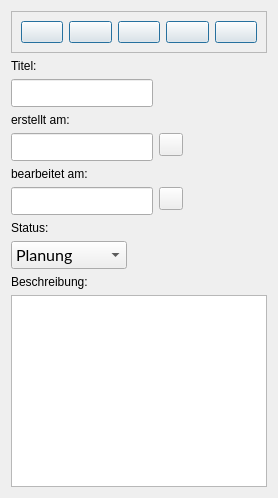
             <widget class="QWidget" name="tabEditorStorylines">
              <attribute name="title">
               <string>Handlungsstränge</string>
              </attribute>
              <layout class="QFormLayout" name="formLayout_18">
               <item row="0" column="0" colspan="2">
                <widget class="QFrame" name="toolbarEditorStorylines">
                 <property name="sizePolicy">
                  <sizepolicy hsizetype="Expanding" vsizetype="Expanding">
                   <horstretch>0</horstretch>
                   <verstretch>0</verstretch>
                  </sizepolicy>
                 </property>
                 <property name="frameShape">
                  <enum>QFrame::Shape::StyledPanel</enum>
                 </property>
                 <property name="frameShadow">
                  <enum>QFrame::Shadow::Raised</enum>
                 </property>
                 <layout class="QHBoxLayout" name="horizontalLayout_15">
                  <item>
                   <widget class="QPushButton" name="newBtnEditorStoryline">
                    <property name="cursor">
                     <cursorShape>PointingHandCursor</cursorShape>
                    </property>
                    <property name="toolTip">
                     <string>Einen neuen Datensatz erstellen</string>
                    </property>
                    <property name="text">
                     <string/>
                    </property>
                    <property name="icon">
                     <iconset theme="document-new"/>
                    </property>
                    <property name="iconSize">
                     <size>
                      <width>32</width>
                      <height>32</height>
                     </size>
                    </property>
                    <property name="default">
                     <bool>true</bool>
                    </property>
                    <property name="flat">
                     <bool>false</bool>
                    </property>
                   </widget>
                  </item>
                  <item>
                   <widget class="QPushButton" name="nextBtnEditorStoryline">
                    <property name="cursor">
                     <cursorShape>PointingHandCursor</cursorShape>
                    </property>
                    <property name="toolTip">
                     <string>Einen Datensatz vor</string>
                    </property>
                    <property name="text">
                     <string/>
                    </property>
                    <property name="icon">
                     <iconset theme="go-next"/>
                    </property>
                    <property name="iconSize">
                     <size>
                      <width>32</width>
                      <height>32</height>
                     </size>
                    </property>
                    <property name="default">
                     <bool>true</bool>
                    </property>
                    <property name="flat">
                     <bool>false</bool>
                    </property>
                   </widget>
                  </item>
                  <item>
                   <widget class="QPushButton" name="previousBtnEditorStoryline">
                    <property name="cursor">
                     <cursorShape>PointingHandCursor</cursorShape>
                    </property>
                    <property name="toolTip">
                     <string>Einen Datensatz zurück</string>
                    </property>
                    <property name="text">
                     <string/>
                    </property>
                    <property name="icon">
                     <iconset theme="go-previous"/>
                    </property>
                    <property name="iconSize">
                     <size>
                      <width>32</width>
                      <height>32</height>
                     </size>
                    </property>
                    <property name="default">
                     <bool>true</bool>
                    </property>
                    <property name="flat">
                     <bool>false</bool>
                    </property>
                   </widget>
                  </item>
                  <item>
                   <widget class="QPushButton" name="deleteBtnEditorStoryline">
                    <property name="cursor">
                     <cursorShape>PointingHandCursor</cursorShape>
                    </property>
                    <property name="toolTip">
                     <string>Den aktuellen Datensatz löschen</string>
                    </property>
                    <property name="text">
                     <string/>
                    </property>
                    <property name="icon">
                     <iconset theme="user-trash"/>
                    </property>
                    <property name="iconSize">
                     <size>
                      <width>32</width>
                      <height>32</height>
                     </size>
                    </property>
                    <property name="default">
                     <bool>true</bool>
                    </property>
                    <property name="flat">
                     <bool>false</bool>
                    </property>
                   </widget>
                  </item>
                  <item>
                   <widget class="QPushButton" name="saveBtnEditorStoryline">
                    <property name="cursor">
                     <cursorShape>PointingHandCursor</cursorShape>
                    </property>
                    <property name="toolTip">
                     <string>Den aktuellen Datensatz speichern</string>
                    </property>
                    <property name="text">
                     <string/>
                    </property>
                    <property name="icon">
                     <iconset theme="document-save"/>
                    </property>
                    <property name="iconSize">
                     <size>
                      <width>32</width>
                      <height>32</height>
                     </size>
                    </property>
                    <property name="default">
                     <bool>true</bool>
                    </property>
                    <property name="flat">
                     <bool>false</bool>
                    </property>
                   </widget>
                  </item>
                 </layout>
                </widget>
               </item>
               <item row="1" column="0">
                <widget class="QLabel" name="labelEditorStorylineTitle">
                 <property name="text">
                  <string>Titel:</string>
                 </property>
                </widget>
               </item>
               <item row="2" column="0">
                <widget class="QLineEdit" name="lineEditEditorTitleStoryline">
                 <property name="font">
                  <font>
                   <family>Lato</family>
                   <pointsize>12</pointsize>
                   <bold>false</bold>
                   <stylestrategy>PreferAntialias</stylestrategy>
                   <kerning>true</kerning>
                  </font>
                 </property>
                </widget>
               </item>
               <item row="3" column="0">
                <widget class="QLabel" name="labelEditorStorylineCreated">
                 <property name="text">
                  <string>erstellt am:</string>
                 </property>
                </widget>
               </item>
               <item row="4" column="0">
                <widget class="QLineEdit" name="dateEditorStorylineCreated">
                 <property name="font">
                  <font>
                   <family>Lato</family>
                   <pointsize>12</pointsize>
                   <bold>false</bold>
                   <stylestrategy>PreferAntialias</stylestrategy>
                   <kerning>true</kerning>
                  </font>
                 </property>
                 <property name="inputMask">
                  <string/>
                 </property>
                 <property name="text">
                  <string/>
                 </property>
                 <property name="alignment">
                  <set>Qt::AlignmentFlag::AlignCenter</set>
                 </property>
                </widget>
               </item>
               <item row="4" column="1">
                <widget class="QToolButton" name="setDateEditorTodayStoryline_1">
                 <property name="cursor">
                  <cursorShape>PointingHandCursor</cursorShape>
                 </property>
                 <property name="toolTip">
                  <string>Verwende das aktuelle Datum</string>
                 </property>
                 <property name="text">
                  <string/>
                 </property>
                 <property name="icon">
                  <iconset theme="x-office-calendar"/>
                 </property>
                </widget>
               </item>
               <item row="5" column="0">
                <widget class="QLabel" name="labelEditorStorylineLastEdit">
                 <property name="text">
                  <string>bearbeitet am:</string>
                 </property>
                </widget>
               </item>
               <item row="6" column="0">
                <widget class="QLineEdit" name="dateEditorEditedStoryline">
                 <property name="font">
                  <font>
                   <family>Lato</family>
                   <pointsize>12</pointsize>
                   <bold>false</bold>
                   <stylestrategy>PreferAntialias</stylestrategy>
                   <kerning>true</kerning>
                  </font>
                 </property>
                 <property name="inputMask">
                  <string/>
                 </property>
                 <property name="text">
                  <string/>
                 </property>
                 <property name="alignment">
                  <set>Qt::AlignmentFlag::AlignCenter</set>
                 </property>
                </widget>
               </item>
               <item row="6" column="1">
                <widget class="QToolButton" name="setDateEditorTodayStoryline_2">
                 <property name="cursor">
                  <cursorShape>PointingHandCursor</cursorShape>
                 </property>
                 <property name="toolTip">
                  <string>Verwende das aktuelle Datum</string>
                 </property>
                 <property name="text">
                  <string/>
                 </property>
                 <property name="icon">
                  <iconset theme="x-office-calendar"/>
                 </property>
                </widget>
               </item>
               <item row="7" column="0">
                <widget class="QLabel" name="labelEditorStorylineStatus">
                 <property name="text">
                  <string>Status:</string>
                 </property>
                </widget>
               </item>
               <item row="8" column="0">
                <widget class="QComboBox" name="comboBoxEditorStorylineStatus">
                 <property name="font">
                  <font>
                   <family>Lato</family>
                   <pointsize>12</pointsize>
                   <bold>false</bold>
                   <stylestrategy>PreferAntialias</stylestrategy>
                   <kerning>true</kerning>
                  </font>
                 </property>
                 <item>
                  <property name="text">
                   <string>Planung</string>
                  </property>
                 </item>
                 <item>
                  <property name="text">
                   <string>Entwicklung</string>
                  </property>
                 </item>
                 <item>
                  <property name="text">
                   <string>Bearbeitung</string>
                  </property>
                 </item>
                 <item>
                  <property name="text">
                   <string>Test</string>
                  </property>
                 </item>
                 <item>
                  <property name="text">
                   <string>Fertig</string>
                  </property>
                 </item>
                </widget>
               </item>
               <item row="9" column="0">
                <widget class="QLabel" name="labelEditorStorylineDescription">
                 <property name="text">
                  <string>Beschreibung:</string>
                 </property>
                </widget>
               </item>
               <item row="10" column="0" colspan="2">
                <widget class="QPlainTextEdit" name="textEditorDescriptionStoryline">
                 <property name="sizePolicy">
                  <sizepolicy hsizetype="Expanding" vsizetype="Expanding">
                   <horstretch>0</horstretch>
                   <verstretch>2</verstretch>
                  </sizepolicy>
                 </property>
                 <property name="font">
                  <font>
                   <family>Lato</family>
                   <pointsize>12</pointsize>
                   <bold>false</bold>
                   <stylestrategy>PreferAntialias</stylestrategy>
                   <kerning>true</kerning>
                  </font>
                 </property>
                </widget>
               </item>
              </layout>
             </widget>
